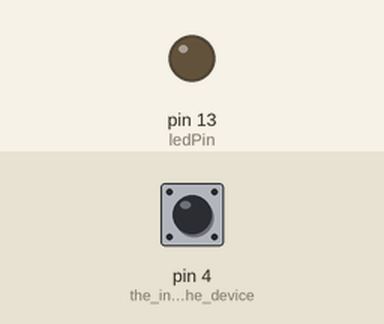
This sketch was run on a simulated Arduino Uno, built with avr-gcc and run on an emulated ATmega328P. On the bench: output pins drawn as LEDs (lit = HIGH). The inputs (shaded band) are chosen by the test bench; at power-on: pin 4 (the_input_to_the_device) HIGH.

Above: at 1.2 s.
1.3 s: pin 4 (the_input_to_the_device) pulled LOW for 0.15 s
At 1.37 s:
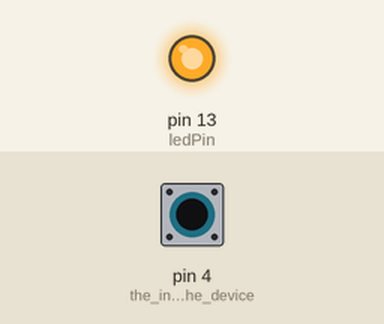
2.9 s: pin 4 (the_input_to_the_device) pulled LOW for 3.2 s
At 6.6 s:
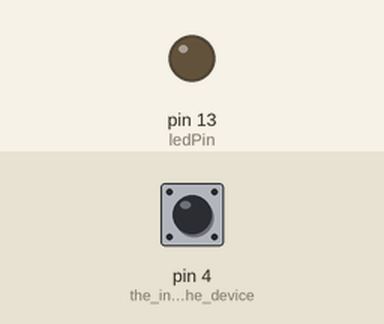
Timing chart, 0 to 8.1 s (numbered marks = the images above; inputs shaded):
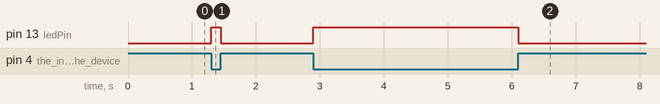

The sketch:

tilt_ball.ino
```cpp
const int ledPin = 13;//the led attach to
void setup()
{
pinMode(ledPin,OUTPUT); // the light on the board lighting
pinMode(4,INPUT); //the input to the device
digitalWrite(4, HIGH); // the power to the device
}
void loop()
{
int digitalVal = digitalRead(4);
if(HIGH == digitalVal)
{
digitalWrite(ledPin,LOW); //turn the led off
}
else
{
digitalWrite(ledPin,HIGH); //turn the led on
}
}
```

Measured:
- after the input at 1.3 s, pin 13 (ledPin): LOW → HIGH at once, → LOW 0.15 s later
- after the input at 2.9 s, pin 13 (ledPin): LOW → HIGH at once, → LOW 3.2 s later
